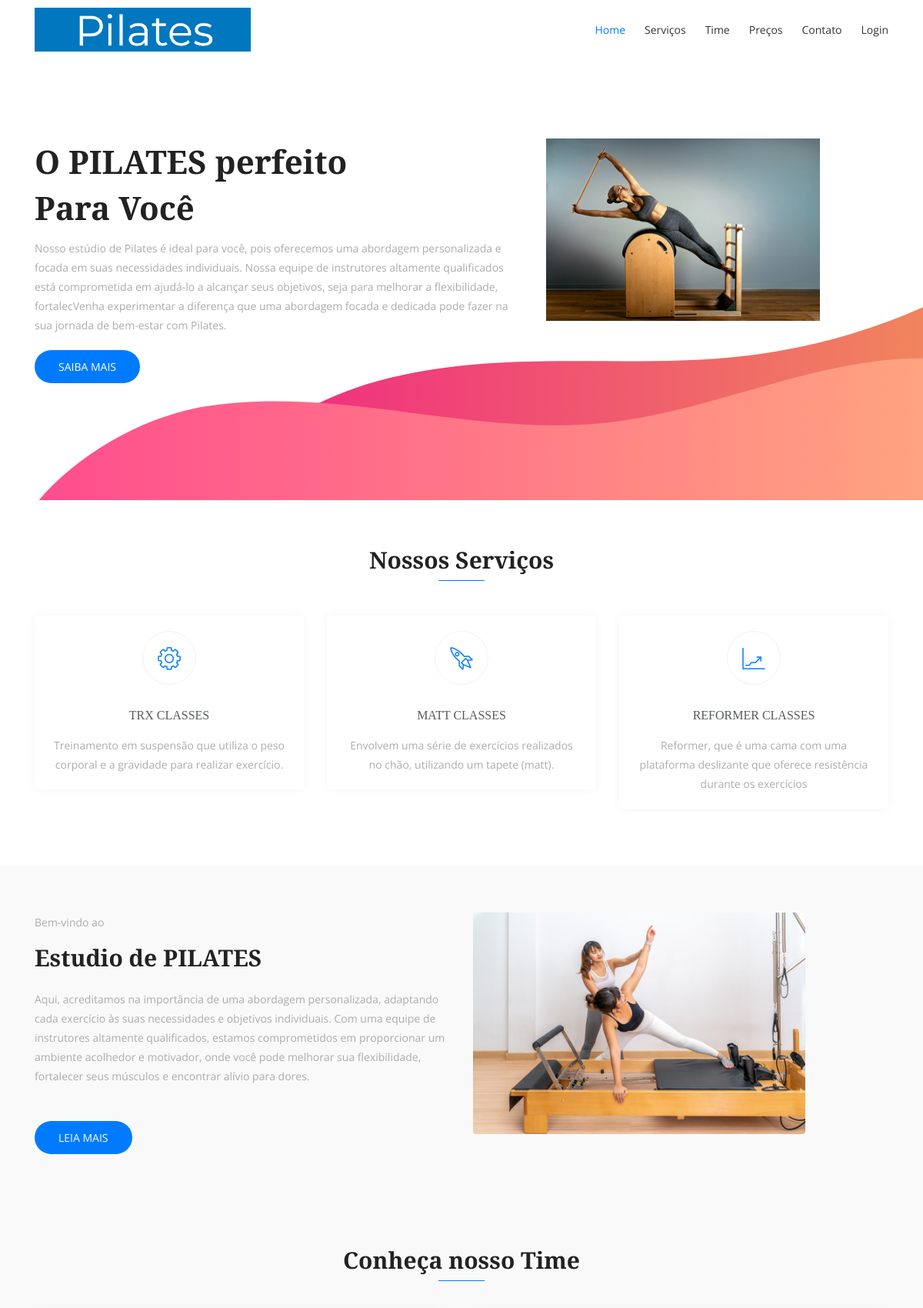
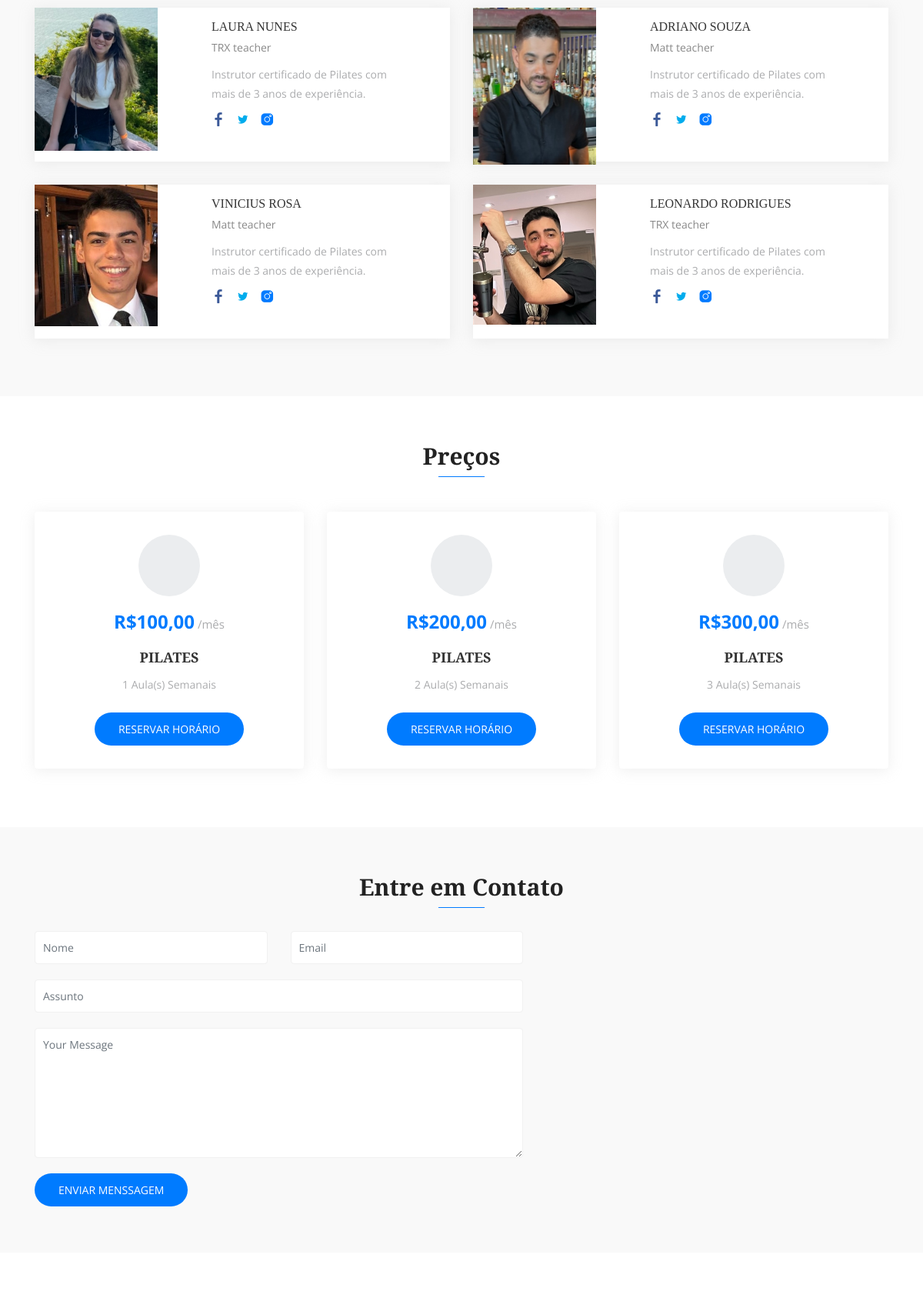
The page / (upper part) on the database its author committed (2 pictures, top to bottom).
### core/models.py (models this page shows, shortened)
class Base(models.Model):
    criado = models.DateField('Criação', auto_now_add=True) # Só será adicionado quando um novo elemento for criado.
    modificado = models.DateField('Atualiação', auto_now=True) # toda vez que esse obj for modificado, será atualizado esse elemento
    ativo = models.BooleanField('Ativo', default=True)
    class Meta:
        abstract = True

class Servico(Base):
    ICONE_CHOICES = (
        ('lni-cog', 'Engrenagem'),
        ('lni-stats-up', 'Gráfico'),
        ('lni-users', 'Usuários'),
        ('lni-layers', 'Design'),
        ('lni-mobile', 'Mobile'),
        ('lni-rocket', 'Foguete'),
    )
    servico = models.CharField('Serviço', max_length=30)
    descricao = models.TextField('Descrição', max_length=100)
    icone = models.CharField('Ícone', max_length=12, choices=ICONE_CHOICES)
    class Meta:
        verbose_name = 'Serviço'
        verbose_name_plural = 'Serviços'

class Funcionario(Base):
    nome = models.CharField('Nome', max_length=40)
    cargo = models.ForeignKey('Cargo', verbose_name='Cargo', on_delete=models.CASCADE)
    hora_trabalhadas = models.IntegerField('Horas/Semana')
    bio = models.TextField('Bio', max_length=100)
    imagem = StdImageField('Imagem', upload_to=get_file_path, variations= {'thumb': {'width': 480, 'heigth': 480,'crop': True}})
    face = models.CharField('Facebook', max_length=100, default='#')
    insta = models.CharField('Instagram', max_length=100, default='#')
    twitter = models.CharField('Twitter', max_length=100, default='#')
    class Meta:
        verbose_name = 'Funcionário'
        verbose_name_plural = 'Funcionários'

class Cargo(Base):
    cargo = models.CharField('Cargo', max_length=40)
    class Meta:
        verbose_name = 'Cargo'
        verbose_name_plural = 'Cargos'
    def __str__(self):
        return self.cargo

class Plano(Base):
    PLANO_CHOICE = (
        ('1', 'Uma aula semanal'),
        ('2', 'Duas aulas semanais'),
        ('3', 'Três aulas semanais')
    )
    nome = models.CharField('Nome', max_length=20, choices=PLANO_CHOICE)
    preco = models.DecimalField('Preço', max_digits=8, decimal_places=2)
    class Meta:
        verbose_name = 'Plano'
        verbose_name_plural = 'Planos'

### core/views.py (the view)
# urls.py: path('', IndexView.as_view(), name='index'),
class IndexView(TemplateView):
    template_name = 'index.html'
    def get_context_data(self, **kwargs):
        context = super(IndexView, self).get_context_data(**kwargs)
        context['servicos'] = Servico.objects.all()
        context['funcionarios'] = Funcionario.objects.all()
        context['planos'] = Plano.objects.all()
        return context

### core/templates/index.html
{% extends "base.html" %}
{% load static %}
{% block content %}
  {% include "hero.html" %}
  {% include "services.html" %}
  {% include "about.html" %}
  {% include "team.html" %}
  {% include "price.html" %}
  {% include "contact.html" %}
  {% include "footer.html" %}
{% endblock %}

### core/templates/base.html (shortened to what this page needs)
{% load static %}
<!DOCTYPE html>
<html lang="en">
  <head>
    <link rel="stylesheet" href="{% static 'css/bootstrap.min.css' %}" >
    <link rel="stylesheet" href="{% static 'fonts/line-icons.css' %}">
    <link rel="stylesheet" href="{% static 'css/owl.carousel.min.css' %}">
    <link rel="stylesheet" href="{% static 'css/owl.theme.css' %}">
    <link rel="stylesheet" href="{% static 'css/animate.css' %}">
    <link rel="stylesheet" href="{% static 'css/main.css' %}">
    <link rel="stylesheet" href="{% static 'css/responsive.css' %}">
  </head>
  <body>
    <header id="header-wrap">
      <nav class="navbar navbar-expand-md bg-inverse fixed-top scrolling-navbar">
        <div class="container">
          <a href="{% url "index" %}" class="navbar-brand"><img src="{% static 'img/logo.png' %}" alt=""></a>
          <div class="collapse navbar-collapse" id="navbarCollapse">
            <ul class="navbar-nav mr-auto w-100 justify-content-end clearfix">
              <li class="nav-item active">
                <a class="nav-link" href="#hero-area">
                  Home
                </a>
              </li>
              <li class="nav-item">
                <a class="nav-link" href="#services">
                  Serviços
                </a>
              </li>
              <li class="nav-item">
                <a class="nav-link" href="#team">
                  Time
                </a>
              </li>
              <li class="nav-item">
                <a class="nav-link" href="#pricing">
                  Preços
                </a>
              </li>
              <li class="nav-item">
                <a class="nav-link" href="#contact">
                  Contato
                </a>
              </li>
              <li class="nav-item">
                <a class="nav-link" href="{% url 'login' %}">
                  Login
                </a>
              </li>
            </ul>
          </div>
        </div>
      </nav>
      {% block content %}
      {% endblock %}
  </body>
</html>

### core/templates/hero.html
{% load static %}
<div id="hero-area" class="hero-area-bg">
  <div class="container">
    <div class="row">
      <div class="col-lg-7 col-md-12 col-sm-12 col-xs-12">
        <div class="contents">
          <h2 class="head-title">O PILATES perfeito<br>Para Você</h2>
          <p>Nosso estúdio de Pilates é ideal para você, pois oferecemos uma abordagem personalizada e focada em suas necessidades individuais. Nossa equipe de instrutores altamente qualificados está comprometida em ajudá-lo a alcançar seus objetivos, seja para melhorar a flexibilidade, fortalecVenha experimentar a diferença que uma abordagem focada e dedicada pode fazer na sua jornada de bem-estar com Pilates.</p>
          <div class="header-button">
            <a href="#" class="btn btn-common">Saiba mais</i></a>
          </div>
        </div>
      </div>
      <div class="col-lg-5 col-md-12 col-sm-12 col-xs-12">
        <div class="intro-img">
          <img class="img-fluid" src="{% static 'img/pilatesintro.jpg' %}" alt="">
        </div>
      </div>
    </div>
  </div>
</div>

### core/templates/services.html
{% load static %}
<section id="services" class="section-padding">
  <div class="container">
    <div class="section-header text-center">
      <h2 class="section-title wow fadeInDown" data-wow-delay="0.3s">Nossos Serviços</h2>
      <div class="shape wow fadeInDown" data-wow-delay="0.3s"></div>
    </div>
    <div class="row">
      {% for serv in servicos %}
      <div class="col-md-6 col-lg-4 col-xs-12">
        <div class="services-item wow fadeInRight" data-wow-delay="0.3s">
          <div class="icon">
            <i class={{serv.icone}}></i>
          </div>
          <div class="services-content">
            <h3><a href="#">{{serv.servico}}</a></h3>
            <p>{{serv.descricao}}</p>
          </div>
        </div>
      </div>
      {% endfor %}
    </div>
  </div>
</section>

### core/templates/about.html
{% load static %}
<div class="about-area section-padding bg-gray">
   <div class="container">
     <div class="row">
       <div class="col-lg-6 col-md-12 col-xs-12 info">
         <div class="about-wrapper wow fadeInLeft" data-wow-delay="0.3s">
           <div>
             <div class="site-heading">
               <p class="mb-3">Bem-vindo ao</p>
               <h2 class="section-title">Estudio de PILATES</h2>
             </div>
             <div class="content">
               <p>
                Aqui, acreditamos na importância de uma abordagem personalizada, adaptando cada exercício às suas necessidades e objetivos individuais. Com uma equipe de instrutores altamente qualificados, estamos comprometidos em proporcionar um ambiente acolhedor e motivador, onde você pode melhorar sua flexibilidade, fortalecer seus músculos e encontrar alívio para dores.
               </p>
               <a href="#" class="btn btn-common mt-3">Leia mais</a>
             </div>
           </div>
         </div>
       </div>
       <div class="col-lg-6 col-md-12 col-xs-12 wow fadeInRight" data-wow-delay="0.3s">
         <img class="img-fluid" src="{% static 'img/about/pilatesAjuda.jpg' %}" alt="" >
       </div>
     </div>
   </div>
 </div>

### core/templates/team.html
{% load static %}
<section id="team" class="section-padding bg-gray">
   <div class="container">
     <div class="section-header text-center">
       <h2 class="section-title wow fadeInDown" data-wow-delay="0.3s">Conheça nosso Time</h2>
       <div class="shape wow fadeInDown" data-wow-delay="0.3s"></div>
     </div>
     <div class="row">
      {% for func in funcionarios %}
        <div class="col-lg-6 col-md-12 col-xs-12">
         <div class="team-item wow fadeInRight" data-wow-delay="0.2s">
           <div class="team-img">
             <img class="img-fluid" src="{{ func.imagem.url }}" alt="">
           </div>
           <div class="contetn">
             <div class="info-text">
               <h3><a href="#">{{func.nome}}</a></h3>
               <p>{{func.cargo}}</p>
             </div>
             <p>{{func.bio}}</p>
             <ul class="social-icons">
               <li><a href="{{func.face}}"><i class="lni-facebook-filled" aria-hidden="true"></i></a></li>
               <li><a href="{{func.twitter}}"><i class="lni-twitter-filled" aria-hidden="true"></i></a></li>
               <li><a href="{{func.insta}}"><i class="lni-instagram-filled" aria-hidden="true"></i></a></li>
             </ul>
           </div>
         </div>
        </div>
      {% endfor %}
     </div>
   </div>
 </section>

### core/templates/price.html (shortened to what this page needs)
{% load static %}
<section id="pricing" class="section-padding">
   <div class="container">
     <div class="section-header text-center">
       <h2 class="section-title wow fadeInDown" data-wow-delay="0.3s">Preços</h2>
       <div class="shape wow fadeInDown" data-wow-delay="0.3s"></div>
     </div>
     <div class="row">
      {% for plan in planos  %}
       <div class="col-lg-4 col-md-6 col-xs-12">
         <div class="table wow fadeInLeft" data-wow-delay="1.2s">
           <div class="icon-box">
           </div>
           <div class="pricing-header">
             <p class="price-value">R${{plan.preco}}<span> /mês</span></p>
           </div>
           <div class="title">
             <h3>Pilates</h3>
           </div>
           <ul class="description">
             <li>{{plan.nome}} Aula(s) Semanais</li>
           </ul>
           <button class="btn btn-common">Reservar horário</button>
         </div>
       </div>
      {% endfor %}
     </div>
   </div>
 </section>

### core/templates/contact.html (shortened to what this page needs)
{% load static %}
<section id="contact" class="section-padding bg-gray">
    <div class="container">
      <div class="section-header text-center">
        <h2 class="section-title wow fadeInDown" data-wow-delay="0.3s">Entre em Contato</h2>
        <div class="shape wow fadeInDown" data-wow-delay="0.3s"></div>
      </div>
      <div class="row contact-form-area wow fadeInUp" data-wow-delay="0.3s">
        <div class="col-lg-7 col-md-12 col-sm-12">
          <div class="contact-block">
            <form id="contactForm">
              <div class="row">
                <div class="col-md-6">
                  <div class="form-group">
                    <input type="text" class="form-control" id="name" name="name" placeholder="Nome" required data-error="Please enter your name">
                  </div>
                </div>
                <div class="col-md-6">
                  <div class="form-group">
                    <input type="text" placeholder="Email" id="email" class="form-control" name="email" required data-error="Please enter your email">
                  </div>
                </div>
                 <div class="col-md-12">
                  <div class="form-group">
                    <input type="text" placeholder="Assunto" id="msg_subject" class="form-control" required data-error="Please enter your subject">
                  </div>
                </div>
                <div class="col-md-12">
                  <div class="form-group">
                    <textarea class="form-control" id="message" placeholder="Your Message" rows="7" data-error="Write your message" required></textarea>
                  </div>
                  <div class="submit-button text-left">
                    <button class="btn btn-common" id="form-submit" type="submit">Enviar menssagem</button>
                  </div>
                </div>
              </div>
            </form>
          </div>
        </div>
        <div class="col-lg-5 col-md-12 col-xs-12">
        </div>
      </div>
    </div>
  </section>

### core/templates/footer.html (shortened to what this page needs)
{% load static %}
<footer id="footer" class="footer-area section-padding">
 </footer>

### rows shown on the page
Servico: servico "TRX CLASSES", descricao "Treinamento em suspensão que utiliza o peso corporal e a gravidade para realizar exercício."
Servico: servico "MATT CLASSES", descricao "Envolvem uma série de exercícios realizados no chão, utilizando um tapete (matt)."
Servico: servico "REFORMER CLASSES", descricao "Reformer, que é uma cama com uma plataforma deslizante que oferece resistência durante os exercícios"
Funcionario: imagem (picture), nome "LAURA NUNES", cargo "TRX teacher", bio "Instrutor certificado de Pilates com mais de 3 anos de experiência."
Funcionario: imagem (picture), nome "ADRIANO SOUZA", cargo "Matt teacher", bio "Instrutor certificado de Pilates com mais de 3 anos de experiência."
Funcionario: imagem (picture), nome "VINICIUS ROSA", cargo "Matt teacher", bio "Instrutor certificado de Pilates com mais de 3 anos de experiência."
Funcionario: imagem (picture), nome "LEONARDO RODRIGUES", cargo "TRX teacher", bio "Instrutor certificado de Pilates com mais de 3 anos de experiência."
Plano: preco "100,00", nome "1"
Plano: preco "200,00", nome "2"
Plano: preco "300,00", nome "3"
